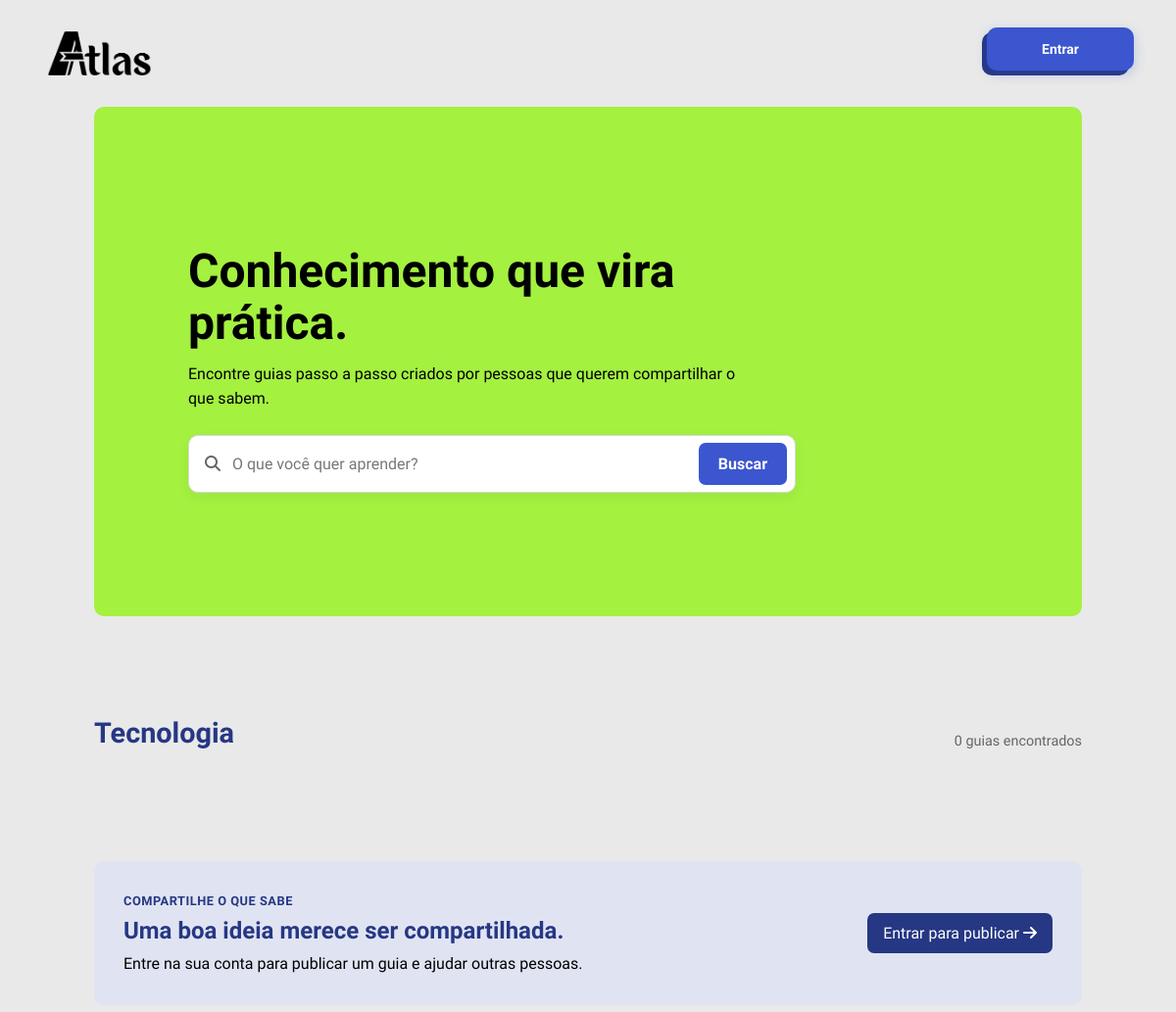
The page /guias_Tecnologia.php (upper part) on the database as committed earlier.
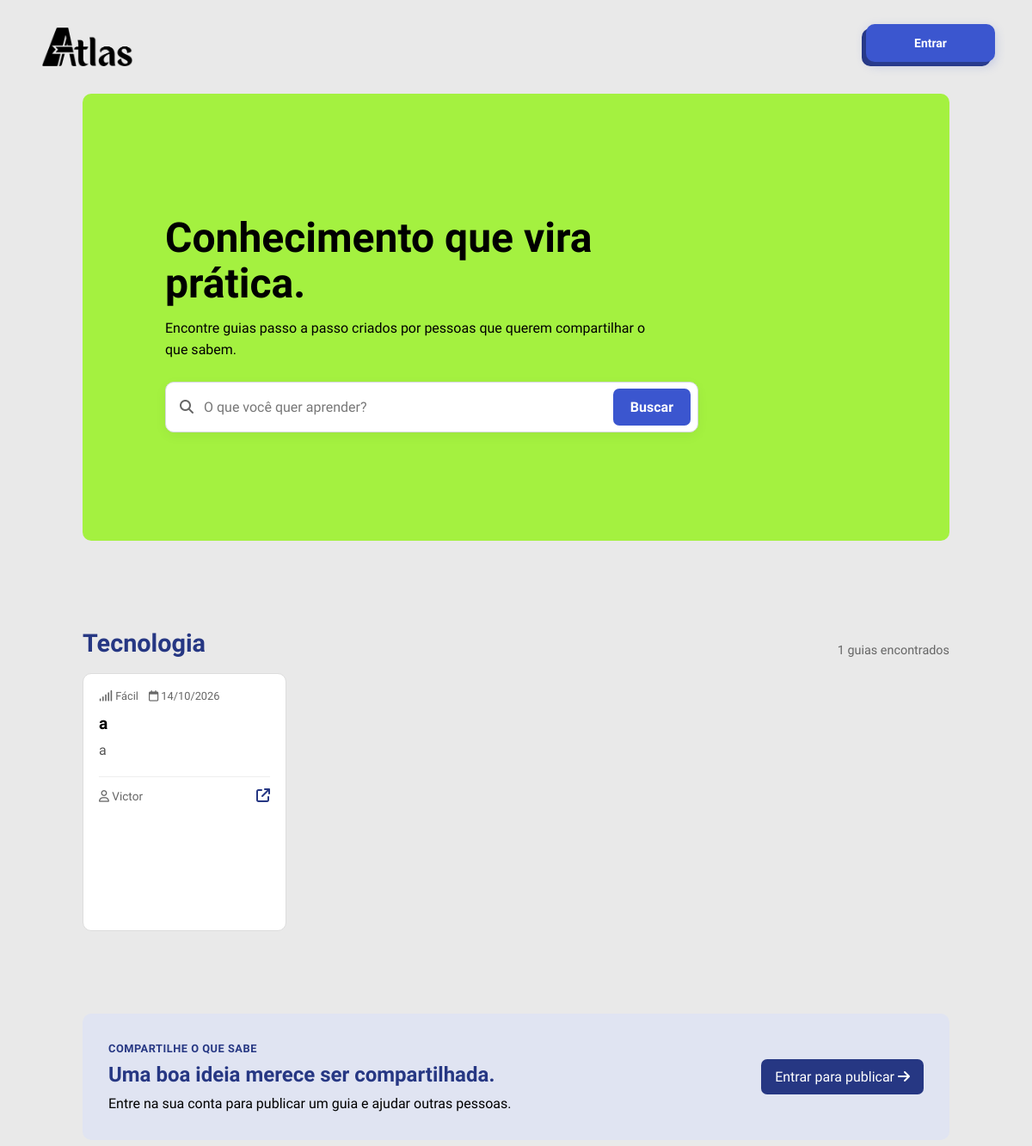
The same page on the database as committed later.
### tables this page shows
CREATE TABLE `guia` (
  `id_guia` int(11) NOT NULL,
  `id_usuario` int(11) NOT NULL,
  `titulo` varchar(200) NOT NULL,
  `descricao` text NOT NULL,
  `categoria` enum('Culinária','Casa','Limpeza','Finanças','Trabalho','Educação','Saúde','Automóveis','Transporte','Tecnologia','Jardinagem','Moda','Cuidados','Manutenção','Compras') NOT NULL,
  `dificuldade` enum('Fácil','Médio','Difícil') NOT NULL,
  `capa` blob NOT NULL,
  `foto` blob NOT NULL,
  `video` mediumblob NOT NULL,
  `data_criacao` datetime NOT NULL DEFAULT current_timestamp(),
  `data_atualizacao` datetime DEFAULT NULL
);

CREATE TABLE `usuario` (
  `id_usuario` int(11) NOT NULL,
  `foto` blob DEFAULT NULL,
  `nome` varchar(100) NOT NULL,
  `email` varchar(150) NOT NULL,
  `senha` varchar(255) NOT NULL,
  `preferencia` enum('Culinária','Casa','Limpeza','Finanças','Trabalho','Educação','Saúde','Automóveis','Transporte','Tecnologia','Jardinagem','Moda','Cuidados','Manutenção','Compras') NOT NULL,
  `nivel` enum('1','2','3','') NOT NULL DEFAULT '3',
  `estado` enum('ativo','inativo','','') NOT NULL DEFAULT 'ativo',
  `data_criacao` datetime NOT NULL DEFAULT current_timestamp()
);

### guias_Tecnologia.php (the view, shortened to what the changed rows need)
<?php
require_once __DIR__ . '/conexao.php';
$busca = $_GET['busca'] ?? '';
$pagina = max(1, (int)($_GET['pagina'] ?? 1));
$porPagina = 9;
$inicio = ($pagina - 1) * $porPagina;
if (isset($_POST['busca'])) {
    $sql = "SELECT COUNT(*) AS total FROM guia
        WHERE titulo LIKE '%$busca%' OR descricao LIKE '%$busca%'";
    $resultadoTotal = $conn->query($sql);
    $total = mysqli_fetch_assoc($resultadoTotal)['total'];
} else {
    $sql = "SELECT COUNT(*) AS total FROM guia
        WHERE categoria = 'Tecnologia'";
    $resultadoTotal = $conn->query($sql);
    $total = mysqli_fetch_assoc($resultadoTotal)['total'];
}
if (isset($_POST['busca'])) {
    $sql = "SELECT g.id_guia, g.titulo, g.descricao, g.categoria, g.dificuldade,
               g.data_criacao, u.nome AS autor
        FROM guia g
        LEFT JOIN usuario u ON u.id_usuario = g.id_usuario
        WHERE g.titulo LIKE '%$busca%' OR g.descricao LIKE '%$busca%'
        ORDER BY g.data_criacao DESC
        LIMIT $porPagina OFFSET $inicio";
    $resultado = $conn->query($sql);
} else {
    $sql = "SELECT g.id_guia, g.titulo, g.descricao, g.categoria, g.dificuldade,
               g.data_criacao, u.nome AS autor
        FROM guia g
        LEFT JOIN usuario u ON u.id_usuario = g.id_usuario
        WHERE g.categoria = 'Tecnologia'
        ORDER BY g.data_criacao DESC
        LIMIT $porPagina OFFSET $inicio";
    $resultado = $conn->query($sql);
}
function h($valor): string
{
    return htmlspecialchars((string)$valor, ENT_QUOTES, 'UTF-8');
}
?>
<!DOCTYPE html>
<html lang="pt-br">
<head>
    <link rel="stylesheet" href="https://cdnjs.cloudflare.com/ajax/libs/font-awesome/6.4.0/css/all.min.css">
    <link rel="stylesheet" href="css/guias.css">
</head>
<body>
    <main class="pagina-guias">
        <section class="hero-guias">
            <div class="hero-conteudo">
                <h1>Conhecimento que vira prática.</h1>
            </div>
        </section>
        <section class="resultados-guias">
            <div class="titulo-secao titulo-resultados">
                <div>
                    <h2>Tecnologia</h2>
                </div>
                <span class="contador-guias"><?= $total ?> <?= $total === 1 ? 'guia encontrado' : 'guias encontrados' ?></span>
            </div>
            <?php if ($total === 0): ?>
                <div class="estado-vazio">
                    <i class="fa-regular fa-folder-open"></i>
                    <h3>Nenhum guia encontrado</h3>
                    <p>Tente buscar por outro termo.</p>
                    <a href="guias.php">Limpar filtros</a>
                </div>
            <?php else: ?>
                <div class="grade-guias">
                    <?php while ($guia = $resultado->fetch_assoc()): ?>
                        <a class="cartao-guia" href="guia.php?id=<?= (int)$guia['id_guia'] ?>">
                            <div class="conteudo-cartao">
                                <div class="metadados-cartao">
                                    <span><i class="fa-solid fa-signal"></i> <?= h($guia['dificuldade']) ?></span>
                                    <span><i class="fa-regular fa-calendar"></i> <?= h(date('d/m/Y', strtotime($guia['data_criacao']))) ?></span>
                                </div>
                                <h3><?= h($guia['titulo']) ?></h3>
                                <p><?= h(mb_strimwidth(trim($guia['descricao']), 0, 118, '…', 'UTF-8')) ?></p>
                                <div class="rodape-cartao">
                                    <span class="autor-guia"><i class="fa-regular fa-user"></i> <?= h($guia['autor'] ?: 'Comunidade ATLAS') ?></span>
                                    <span class="abrir-guia" aria-label="Abrir guia"><i class="fa-solid fa-arrow-up-right-from-square"></i></span>
                                </div>
                            </div>
                        </a>
                    <?php endwhile; ?>
                </div>
            <?php endif; ?>
        </section>
        <?php if (!isset($_SESSION['id'])): ?>
            <section class="convite-criar">
                <div><span class="sobretitulo">COMPARTILHE O QUE SABE</span>
                    <h2>Uma boa ideia merece ser compartilhada.</h2>
                </div>
            </section>
        <?php endif; ?>
    </main>
</body>
</html>

Rows that differ between the two databases and show on the page:
added guia: dificuldade "Fácil", data_criacao "14/10/2026", titulo "a", descricao "a", id_usuario.nome "Victor"
Other text that changed with them:
$total: "0" → "1"
